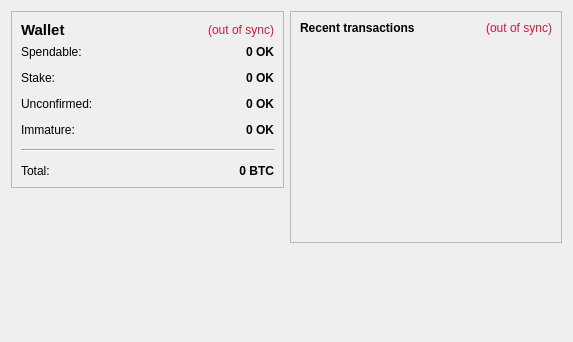
<?xml version="1.0" encoding="UTF-8"?>
<ui version="4.0">
 <class>OverviewPage</class>
 <widget class="QWidget" name="OverviewPage">
  <property name="geometry">
   <rect>
    <x>0</x>
    <y>0</y>
    <width>573</width>
    <height>342</height>
   </rect>
  </property>
  <property name="windowTitle">
   <string>Form</string>
  </property>
  <layout class="QHBoxLayout" name="horizontalLayout" stretch="1,1">
   <item>
    <layout class="QVBoxLayout" name="verticalLayout_2">
     <item>
      <widget class="QFrame" name="frame">
       <property name="frameShape">
        <enum>QFrame::StyledPanel</enum>
       </property>
       <property name="frameShadow">
        <enum>QFrame::Raised</enum>
       </property>
       <layout class="QVBoxLayout" name="verticalLayout_4">
        <item>
         <layout class="QHBoxLayout" name="horizontalLayout_4">
          <item>
           <widget class="QLabel" name="label_5">
            <property name="font">
             <font>
              <pointsize>11</pointsize>
              <weight>75</weight>
              <bold>true</bold>
             </font>
            </property>
            <property name="text">
             <string>Wallet</string>
            </property>
           </widget>
          </item>
          <item>
           <widget class="QLabel" name="labelWalletStatus">
            <property name="toolTip">
             <string>The displayed information may be out of date. Your wallet automatically synchronizes with the PolishSexIndustry network after a connection is established, but this process has not completed yet.</string>
            </property>
            <property name="styleSheet">
             <string notr="true">QLabel { color: #DC143C; }</string>
            </property>
            <property name="text">
             <string notr="true">(out of sync)</string>
            </property>
            <property name="alignment">
             <set>Qt::AlignRight|Qt::AlignTrailing|Qt::AlignVCenter</set>
            </property>
           </widget>
          </item>
         </layout>
        </item>
        <item>
         <layout class="QFormLayout" name="formLayout_2">
          <property name="fieldGrowthPolicy">
           <enum>QFormLayout::AllNonFixedFieldsGrow</enum>
          </property>
          <property name="horizontalSpacing">
           <number>12</number>
          </property>
          <property name="verticalSpacing">
           <number>12</number>
          </property>
          <item row="0" column="0">
           <widget class="QLabel" name="label">
            <property name="text">
             <string>Spendable:</string>
            </property>
           </widget>
          </item>
          <item row="0" column="1">
           <widget class="QLabel" name="labelBalance">
            <property name="font">
             <font>
              <weight>75</weight>
              <bold>true</bold>
              <underline>false</underline>
             </font>
            </property>
            <property name="cursor">
             <cursorShape>IBeamCursor</cursorShape>
            </property>
            <property name="toolTip">
             <string>Your current spendable balance</string>
            </property>
            <property name="layoutDirection">
             <enum>Qt::LeftToRight</enum>
            </property>
            <property name="text">
             <string notr="true">0 OK</string>
            </property>
            <property name="alignment">
             <set>Qt::AlignRight|Qt::AlignTrailing|Qt::AlignVCenter</set>
            </property>
            <property name="textInteractionFlags">
             <set>Qt::LinksAccessibleByMouse|Qt::TextSelectableByKeyboard|Qt::TextSelectableByMouse</set>
            </property>
           </widget>
          </item>
          <item row="1" column="0">
           <widget class="QLabel" name="label_6">
            <property name="text">
             <string>Stake:</string>
            </property>
           </widget>
          </item>
          <item row="1" column="1">
           <widget class="QLabel" name="labelStake">
            <property name="font">
             <font>
              <weight>75</weight>
              <bold>true</bold>
             </font>
            </property>
            <property name="cursor">
             <cursorShape>IBeamCursor</cursorShape>
            </property>
            <property name="toolTip">
             <string>Total of coins that was staked, and do not yet count toward the current balance</string>
            </property>
            <property name="text">
             <string notr="true">0 OK</string>
            </property>
            <property name="alignment">
             <set>Qt::AlignRight|Qt::AlignTrailing|Qt::AlignVCenter</set>
            </property>
            <property name="textInteractionFlags">
             <set>Qt::LinksAccessibleByMouse|Qt::TextSelectableByKeyboard|Qt::TextSelectableByMouse</set>
            </property>
           </widget>
          </item>
          <item row="2" column="0">
           <widget class="QLabel" name="label_3">
            <property name="text">
             <string>Unconfirmed:</string>
            </property>
           </widget>
          </item>
          <item row="2" column="1">
           <widget class="QLabel" name="labelUnconfirmed">
            <property name="font">
             <font>
              <weight>75</weight>
              <bold>true</bold>
             </font>
            </property>
            <property name="cursor">
             <cursorShape>IBeamCursor</cursorShape>
            </property>
            <property name="toolTip">
             <string>Total of transactions that have yet to be confirmed, and do not yet count toward the current balance</string>
            </property>
            <property name="text">
             <string notr="true">0 OK</string>
            </property>
            <property name="alignment">
             <set>Qt::AlignRight|Qt::AlignTrailing|Qt::AlignVCenter</set>
            </property>
            <property name="textInteractionFlags">
             <set>Qt::LinksAccessibleByMouse|Qt::TextSelectableByKeyboard|Qt::TextSelectableByMouse</set>
            </property>
           </widget>
          </item>
          <item row="3" column="0">
           <widget class="QLabel" name="labelImmatureText">
            <property name="text">
             <string>Immature:</string>
            </property>
           </widget>
          </item>
          <item row="3" column="1">
           <widget class="QLabel" name="labelImmature">
            <property name="font">
             <font>
              <weight>75</weight>
              <bold>true</bold>
             </font>
            </property>
            <property name="toolTip">
             <string>Mined balance that has not yet matured</string>
            </property>
            <property name="text">
             <string notr="true">0 OK</string>
            </property>
            <property name="alignment">
             <set>Qt::AlignRight|Qt::AlignTrailing|Qt::AlignVCenter</set>
            </property>
            <property name="textInteractionFlags">
             <set>Qt::LinksAccessibleByMouse|Qt::TextSelectableByKeyboard|Qt::TextSelectableByMouse</set>
            </property>
           </widget>
          </item>
          <item row="4" column="0" colspan="2">
           <widget class="Line" name="line">
            <property name="orientation">
             <enum>Qt::Horizontal</enum>
            </property>
           </widget>
          </item>
          <item row="5" column="0">
           <widget class="QLabel" name="labelTotalText">
            <property name="text">
             <string>Total:</string>
            </property>
           </widget>
          </item>
          <item row="5" column="1">
           <widget class="QLabel" name="labelTotal">
            <property name="font">
             <font>
              <weight>75</weight>
              <bold>true</bold>
             </font>
            </property>
            <property name="cursor">
             <cursorShape>IBeamCursor</cursorShape>
            </property>
            <property name="toolTip">
             <string>Your current total balance</string>
            </property>
            <property name="text">
             <string notr="true">0 BTC</string>
            </property>
            <property name="alignment">
             <set>Qt::AlignRight|Qt::AlignTrailing|Qt::AlignVCenter</set>
            </property>
            <property name="textInteractionFlags">
             <set>Qt::LinksAccessibleByMouse|Qt::TextSelectableByKeyboard|Qt::TextSelectableByMouse</set>
            </property>
           </widget>
          </item>
         </layout>
        </item>
       </layout>
      </widget>
     </item>
     <item>
      <spacer name="verticalSpacer">
       <property name="orientation">
        <enum>Qt::Vertical</enum>
       </property>
       <property name="sizeHint" stdset="0">
        <size>
         <width>20</width>
         <height>40</height>
        </size>
       </property>
      </spacer>
     </item>
    </layout>
   </item>
   <item>
    <layout class="QVBoxLayout" name="verticalLayout_3">
     <item>
      <widget class="QFrame" name="frame_2">
       <property name="frameShape">
        <enum>QFrame::StyledPanel</enum>
       </property>
       <property name="frameShadow">
        <enum>QFrame::Raised</enum>
       </property>
       <layout class="QVBoxLayout" name="verticalLayout">
        <item>
         <layout class="QHBoxLayout" name="horizontalLayout_2">
          <item>
           <widget class="QLabel" name="label_4">
            <property name="text">
             <string>&lt;b&gt;Recent transactions&lt;/b&gt;</string>
            </property>
           </widget>
          </item>
          <item>
           <widget class="QLabel" name="labelTransactionsStatus">
            <property name="toolTip">
             <string>The displayed information may be out of date. Your wallet automatically synchronizes with the PolishSexIndustry network after a connection is established, but this process has not completed yet.</string>
            </property>
            <property name="styleSheet">
             <string notr="true">QLabel { color: #DC143C; }</string>
            </property>
            <property name="text">
             <string notr="true">(out of sync)</string>
            </property>
            <property name="alignment">
             <set>Qt::AlignRight|Qt::AlignTrailing|Qt::AlignVCenter</set>
            </property>
           </widget>
          </item>
         </layout>
        </item>
        <item>
         <widget class="QListView" name="listTransactions">
          <property name="styleSheet">
           <string notr="true">QListView { background: transparent; }</string>
          </property>
          <property name="frameShape">
           <enum>QFrame::NoFrame</enum>
          </property>
          <property name="verticalScrollBarPolicy">
           <enum>Qt::ScrollBarAlwaysOff</enum>
          </property>
          <property name="horizontalScrollBarPolicy">
           <enum>Qt::ScrollBarAlwaysOff</enum>
          </property>
          <property name="selectionMode">
           <enum>QAbstractItemView::NoSelection</enum>
          </property>
         </widget>
        </item>
       </layout>
      </widget>
     </item>
     <item>
      <spacer name="verticalSpacer_2">
       <property name="orientation">
        <enum>Qt::Vertical</enum>
       </property>
       <property name="sizeHint" stdset="0">
        <size>
         <width>20</width>
         <height>40</height>
        </size>
       </property>
      </spacer>
     </item>
    </layout>
   </item>
  </layout>
 </widget>
 <resources/>
 <connections/>
</ui>
